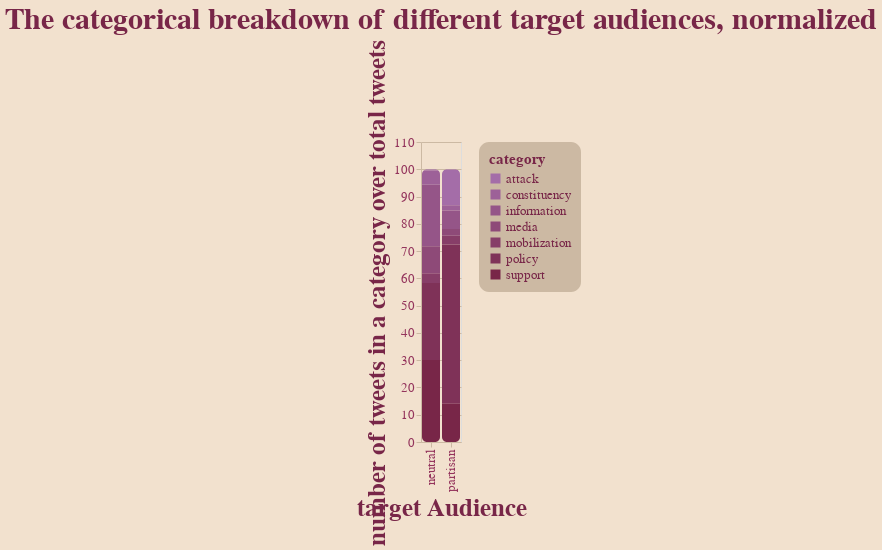

This figure's notebook cell:
### Markdown cell above
The next graph displays a similar set of data, however, instead of displaying the number of tweets for each category, it looks at that number as a percentage of the total number of tweets in that target audience. Which despite being a mouthful, creates a **great lack of clarity** in three important ways

1. It now *appears* as if the number of tweets in the neutral and partisan audiences are equal, which is **certainly not the case**


2. Because the data the graph is converying is now a percent, viewers must first understand that it is indeed a percent, instead of naturally assuming the values are direclty the number of tweets in a category, but also they must understand what both the part and whole are before they can truly understand what they are reading! **oh-ho! how terrible and tragic!**


3. The labels now must try to explain this complex realtionship, so they have become longer and so *so* much worse. **:)**

### Code cell
equal = chart.mark_bar().encode(
    alt.X( "bias-trun", title="target Audience" ),
    alt.Y( "perc:Q", title="number of tweets in a category over total tweets"),
    alt.Color( "category" )
).properties(
    title="The categorical breakdown of different target audiences, normalized"
)

apply_all(equal, pallet)

### Figure 1 — Vega-Lite specification as saved in the notebook (floating-point values rounded to 4 significant figures)
{"config": {"view": {"continuousWidth": 400, "continuousHeight": 300}, "axis": {"domainColor": "#CCB9A3", "gridColor": "#CCB9A3", "labelColor": "#94345C", "labelFontSize": 13, "tickColor": "#CCB9A3", "titleColor": "#782648", "titleFontSize": 25}, "background": "#F2E1CE", "bar": {"cornerRadius": 5}, "font": "DINCondensed-Bold", "legend": {"cornerRadius": 10, "fillColor": "#CCB9A3", "labelColor": "#782648", "labelFontSize": 13, "padding": 10, "titleColor": "#782648", "titleFontSize": 15}, "range": {"category": ["#A46DA8", "#9D6198", "#955588", "#8E4A78", "#873E68", "#7F3258", "#782648"]}, "title": {"color": "#782648", "fontSize": 30}}, "data": {"name": "data-b18f56463b49e574ace535444f5bfcab"}, "mark": "bar", "encoding": {"color": {"field": "category", "type": "nominal"}, "x": {"field": "bias-trun", "title": "target Audience", "type": "nominal"}, "y": {"field": "perc", "title": "number of tweets in a category over total tweets", "type": "quantitative"}}, "title": "The categorical breakdown of different target audiences, normalized", "$schema": "https://vega.github.io/schema/vega-lite/v4.17.0.json", "datasets": {"data-b18f56463b49e574ace535444f5bfcab": [{"bias-trun": "partisan", "category": "policy", "value": 706, "perc": 58.35, "invert": 0.001416, "invert-perc": 1.105, "Unnamed: 6": null, "Unnamed: 7": null, "Unnamed: 8": null, "Unnamed: 9": null}, {"bias-trun": "partisan", "category": "attack", "value": 160, "perc": 13.22, "invert": 0.00625, "invert-perc": 4.875, "Unnamed: 6": null, "Unnamed: 7": null, "Unnamed: 8": null, "Unnamed: 9": null}, {"bias-trun": "partisan", "category": "information", "value": 82, "perc": 6.777, "invert": 0.0122, "invert-perc": 9.513, "Unnamed: 6": null, "Unnamed: 7": null, "Unnamed: 8": "total=", "Unnamed: 9": 5000.0}, {"bias-trun": "partisan", "category": "mobilization", "value": 39, "perc": 3.223, "invert": 0.02564, "invert-perc": 20.0, "Unnamed: 6": null, "Unnamed: 7": null, "Unnamed: 8": "partisan total=", "Unnamed: 9": 1210.0}, {"bias-trun": "partisan", "category": "support", "value": 170, "perc": 14.05, "invert": 0.005882, "invert-perc": 4.589, "Unnamed: 6": null, "Unnamed: 7": null, "Unnamed: 8": "neutral total=", "Unnamed: 9": 2499.0}, {"bias-trun": "partisan", "category": "constituency", "value": 23, "perc": 1.901, "invert": 0.04348, "invert-perc": 33.92, "Unnamed: 6": null, "Unnamed: 7": null, "Unnamed: 8": null, "Unnamed: 9": null}, {"bias-trun": "partisan", "category": "media", "value": 30, "perc": 2.479, "invert": 0.03333, "invert-perc": 26.0, "Unnamed: 6": null, "Unnamed: 7": null, "Unnamed: 8": "total-inv", "Unnamed: 9": 0.239}, {"bias-trun": "neutral", "category": "policy", "value": 705, "perc": 28.21, "invert": 0.001418, "invert-perc": 1.281, "Unnamed: 6": null, "Unnamed: 7": null, "Unnamed: 8": "partisan inv", "Unnamed: 9": 0.1282}, {"bias-trun": "neutral", "category": "attack", "value": 12, "perc": 0.4802, "invert": 0.08333, "invert-perc": 75.23, "Unnamed: 6": null, "Unnamed: 7": null, "Unnamed: 8": "neutral inv", "Unnamed: 9": 0.1108}, {"bias-trun": "neutral", "category": "information", "value": 565, "perc": 22.61, "invert": 0.00177, "invert-perc": 1.598, "Unnamed: 6": null, "Unnamed: 7": null, "Unnamed: 8": null, "Unnamed: 9": null}, {"bias-trun": "neutral", "category": "mobilization", "value": 90, "perc": 3.601, "invert": 0.01111, "invert-perc": 10.03, "Unnamed: 6": null, "Unnamed: 7": null, "Unnamed: 8": null, "Unnamed: 9": null}, {"bias-trun": "neutral", "category": "support", "value": 751, "perc": 30.05, "invert": 0.001332, "invert-perc": 1.202, "Unnamed: 6": null, "Unnamed: 7": null, "Unnamed: 8": null, "Unnamed: 9": null}, {"bias-trun": "neutral", "category": "constituency", "value": 129, "perc": 5.162, "invert": 0.007752, "invert-perc": 6.999, "Unnamed: 6": null, "Unnamed: 7": null, "Unnamed: 8": null, "Unnamed: 9": null}, {"bias-trun": "neutral", "category": "media", "value": 247, "perc": 9.884, "invert": 0.004049, "invert-perc": 3.655, "Unnamed: 6": null, "Unnamed: 7": null, "Unnamed: 8": null, "Unnamed: 9": null}]}}
